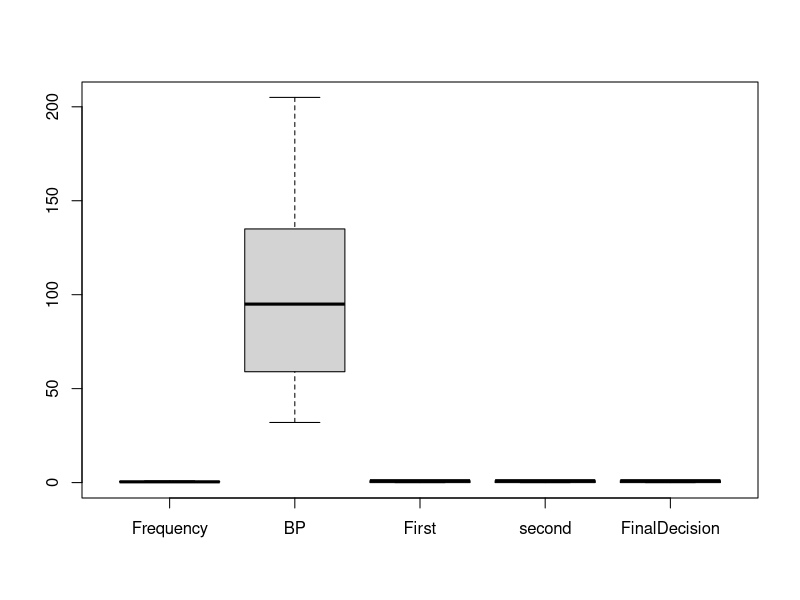
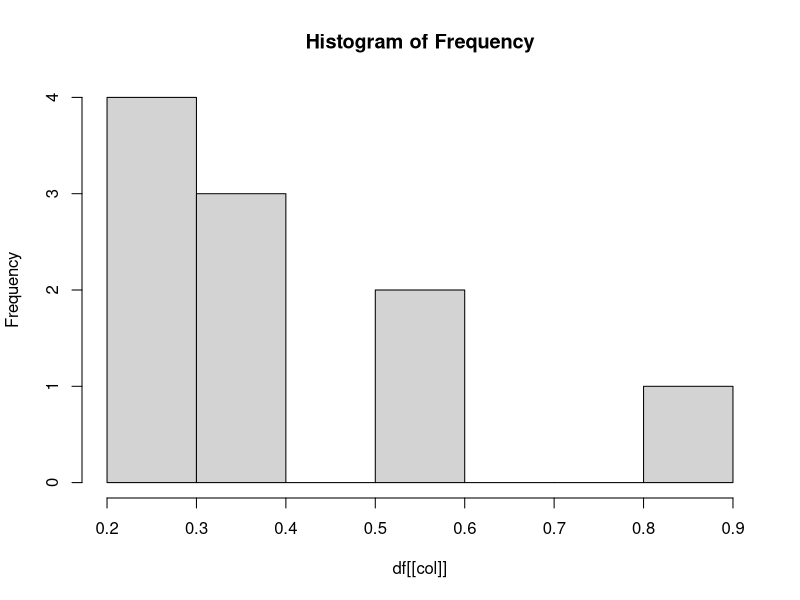
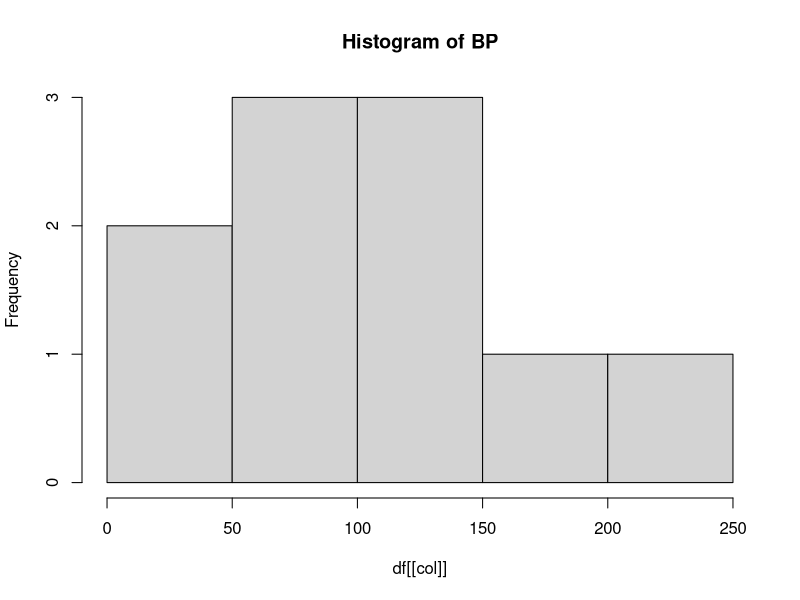
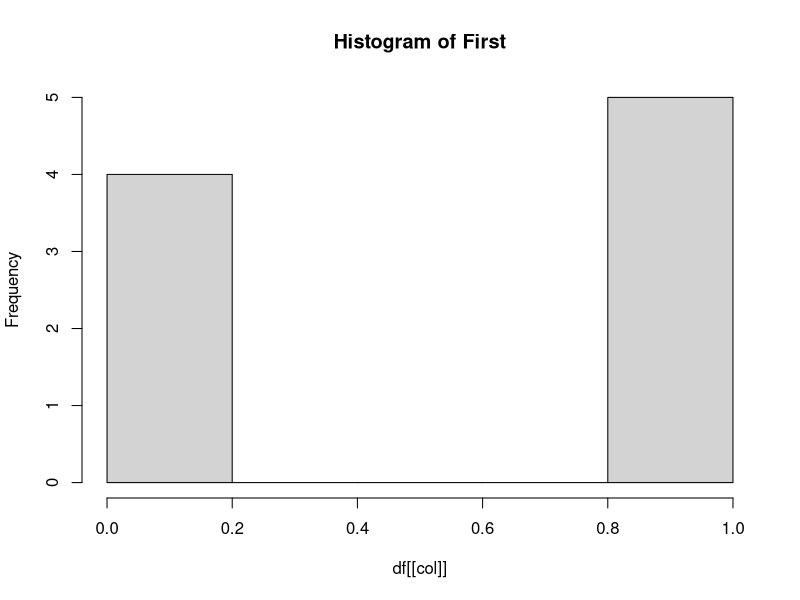
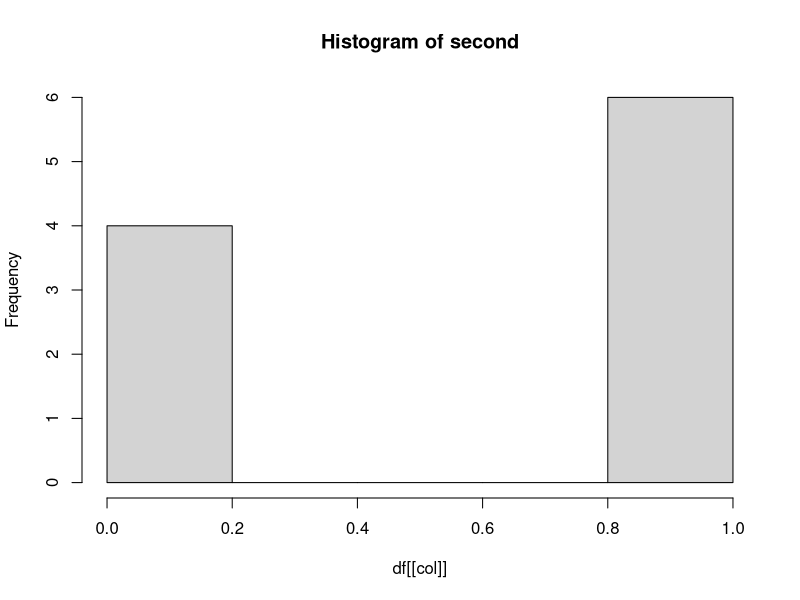
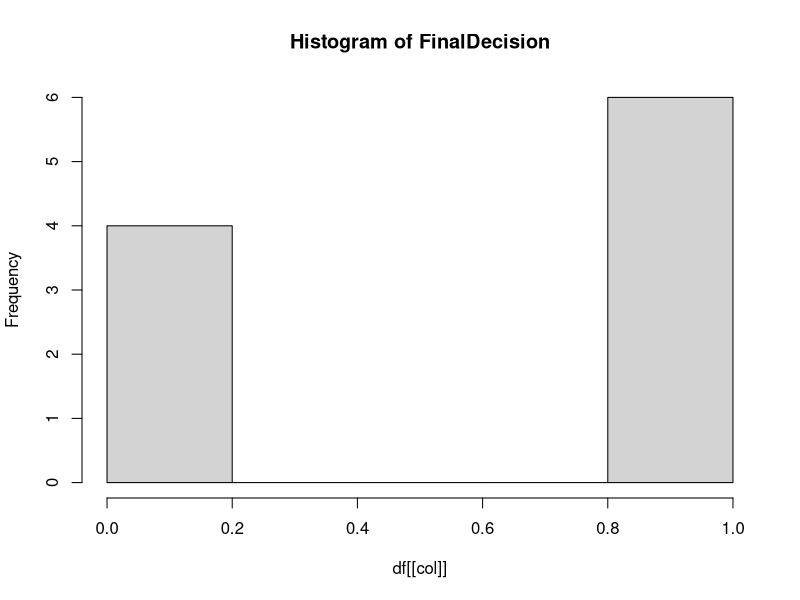

The R source for these figures, in order:
# Create variables for the our dataframe
Frequency <- c(0.6,0.3,0.4,0.4,0.2,0.6,0.3,0.4,0.9,0.2)
BP <- c(103,87,32,42,59,109,78,205,135,176)

First <- c(1,1,1,1,0,0,0,0,NA,1)

second <- c(0,0,1,1,0,0,1,1,1,1)

FinalDecision <- c(0,1,0,1,0,1,0,1,1,1)

# Create a datarrame of variables
df <- data.frame(Frequency, BP, First,second,FinalDecision)

df

#Create boxplot
boxplot(df)
# loop through all columns in the dataframe and plot a histogram for each column
for (col in names(df)) {
  hist(df[[col]], main = paste("Histogram of", col))
}


#Calculate mean of the final decsion variable
mean(df$FinalDecision)
#The mean of the BP variable seems to be around 100 to 156, with a frequency of three

